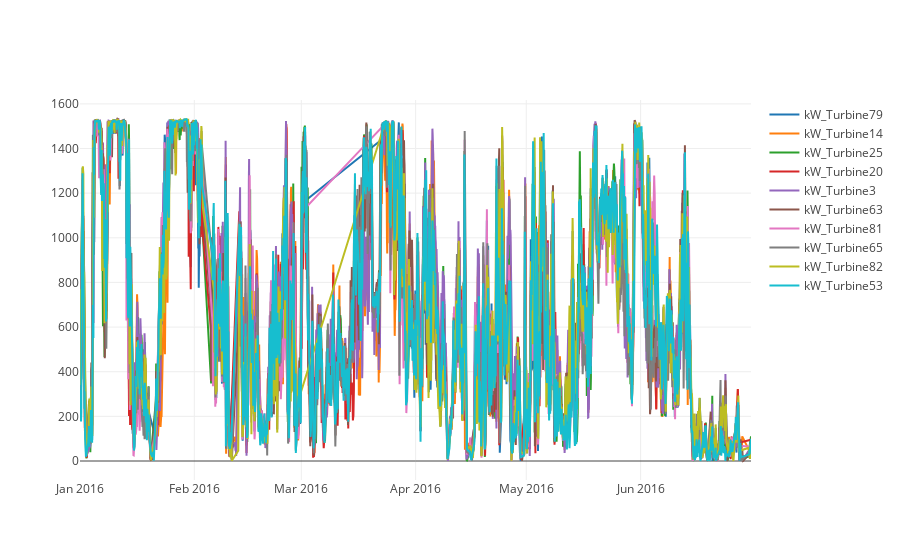

The code cell stored with this chart in its notebook:
### Code cell
turbine_names = list(turbine_readings.columns.values)
turbine_names.remove("timestamp")
random_turbines = np.random.choice(turbine_names, size=10, replace=False)
print(random_turbines)
traces = []

for turbine in random_turbines:
    trace = go.Scatter(x = turbine_readings["timestamp"],
                       y = turbine_readings[turbine],
                       mode = 'lines',
                       name = turbine)
    traces.append(trace)

py.iplot(traces, filename='line-mode')

### Figure 1 — Plotly figure (JSON) as saved in the notebook; plotly's stock layout.template omitted (floating-point values rounded to 4 significant figures; data arrays with more than 128 entries replaced by an {"elided": "..."} marker saying what was removed)
{"data": [{"mode": "lines", "name": "kW_Turbine79", "type": "scatter", "uid": "a4a11e7e-e257-11e8-a9d4-50e549ed1be1", "x": {"elided": "2600 str values"}, "y": {"elided": "2600 float values"}}, {"mode": "lines", "name": "kW_Turbine14", "type": "scatter", "uid": "a4a11e7f-e257-11e8-aea2-50e549ed1be1", "x": {"elided": "2600 str values"}, "y": {"elided": "2600 float values"}}, {"mode": "lines", "name": "kW_Turbine25", "type": "scatter", "uid": "a4a11e80-e257-11e8-b85d-50e549ed1be1", "x": {"elided": "2600 str values"}, "y": {"elided": "2600 float values"}}, {"mode": "lines", "name": "kW_Turbine20", "type": "scatter", "uid": "a4a11e81-e257-11e8-9041-50e549ed1be1", "x": {"elided": "2600 str values"}, "y": {"elided": "2600 float values"}}, {"mode": "lines", "name": "kW_Turbine3", "type": "scatter", "uid": "a4a11e82-e257-11e8-b13c-50e549ed1be1", "x": {"elided": "2600 str values"}, "y": {"elided": "2600 float values"}}, {"mode": "lines", "name": "kW_Turbine63", "type": "scatter", "uid": "a4a11e83-e257-11e8-a2f9-50e549ed1be1", "x": {"elided": "2600 str values"}, "y": {"elided": "2600 float values"}}, {"mode": "lines", "name": "kW_Turbine81", "type": "scatter", "uid": "a4a11e84-e257-11e8-b175-50e549ed1be1", "x": {"elided": "2600 str values"}, "y": {"elided": "2600 float values"}}, {"mode": "lines", "name": "kW_Turbine65", "type": "scatter", "uid": "a4a11e85-e257-11e8-a777-50e549ed1be1", "x": {"elided": "2600 str values"}, "y": {"elided": "2600 float values"}}, {"mode": "lines", "name": "kW_Turbine82", "type": "scatter", "uid": "a4a11e86-e257-11e8-b41a-50e549ed1be1", "x": {"elided": "2600 str values"}, "y": {"elided": "2600 float values"}}, {"mode": "lines", "name": "kW_Turbine53", "type": "scatter", "uid": "a4a11e87-e257-11e8-9a3f-50e549ed1be1", "x": {"elided": "2600 str values"}, "y": {"elided": "2600 float values"}}], "layout": {}}
